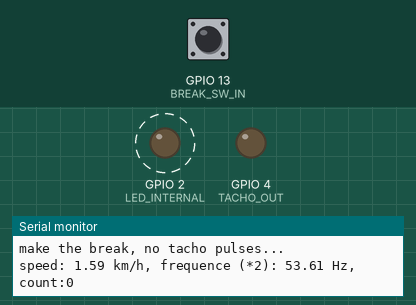
This program was run on a simulated ESP8266 (NodeMCU). Parts: output pins drawn as LEDs (lit = HIGH), the last lines printed to the serial monitor. Dashed ring = blinking. The test bench sets the inputs (shaded band); at power-on: GPIO 13 (BREAK_SW_IN) HIGH. Random numbers use the default seed unless the program sets one.

Above: at 0.8 s.
1.3 s: GPIO 13 (BREAK_SW_IN) pulled LOW for 0.15 s
4.4 s: GPIO 13 (BREAK_SW_IN) pulled LOW for 1 s
At 5.74 s:
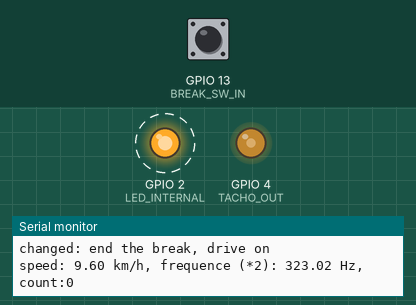
At 7.7 s:
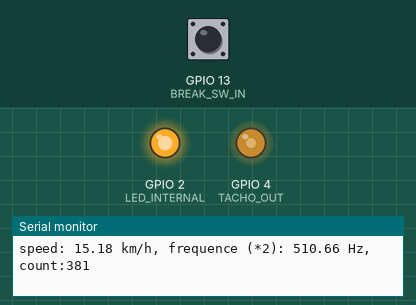
8.0 s: GPIO 13 (BREAK_SW_IN) pulled LOW for 0.15 s
At 14.5 s:
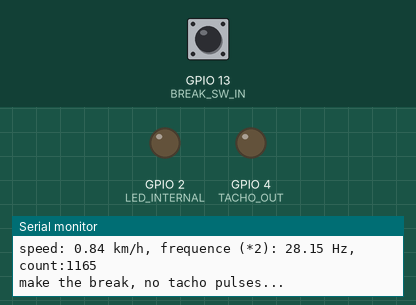
Timing chart, 0 to 20.1 s (numbered marks = the images above; inputs shaded):
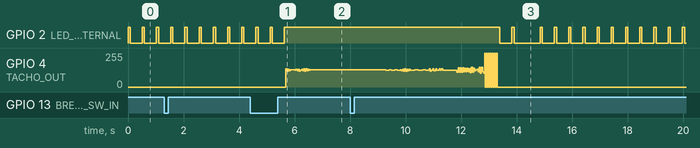

The program:

main.cpp
```cpp
#include "main.hpp"

void setup()
{
  breakAction = false;
  isBreak = false;
  Serial.begin( 115200 );
  Serial.println( "" );
  Serial.println( "controller is starting..." );

  // LED als Ausgang (die interne blaue)
  pinMode( LED_INTERNAL, OUTPUT );
  // den simulierten Tachoumpuls
  pinMode( TACHO_OUT, OUTPUT );
  // break Taste
  pinMode( BREAK_SW_IN, INPUT_PULLUP );
  // LED AUS
  digitalWrite( LED_INTERNAL, HIGH );

  timer1_attachInterrupt( timerIsr );
  attachInterrupt( digitalPinToInterrupt( BREAK_SW_IN ), functionBreakSwitchIsr, CHANGE );

  //
  // 80 MHZ geteilt durch 16 == 5 MHz
  // TIM_EDGE == interrupt muss nicht zurück gesetzt werden
  // TIM_LOOP == kontinuierliches auslösen
  //
  timer1_enable( TIM_DIV16, TIM_EDGE, TIM_LOOP );
  //
  // Voraussetzung:
  //   Radumfang: 1.8 Meter
  //   Geschwindigkeit 50 km/h => 13.88 m/s
  //   => 7,11 Umdrehungen per Sekunde bei 109 Impulsen per Umdrehung
  //   => 775 Impulse per Sekunde bei 50 km/h
  //   => 250 km/h als Max => 3875 Pulse per Sekunde bei 250 km/h
  //   Simulation mit ein/aus erfordert doppelte Frequenz
  //   ====================================
  //   timerinterval = 200 ns
  //   775 impulse * 2 == 1550 Hz
  //   gesuchtes Interval 1/Freq == 645 ys
  //   ==> Faktor 3225
  timer1_write( 1250000 /*pulsesForKmh( 50.0 )*/ );
}

uint32_t pulsesForKmh( double speed )
{
  //
  // Wie viele Impulse per Meter gibt es
  //
  float ppm = pulsePerRound / weelScope;
  // Speed in meter per sekunde
  float speedMeterPerSec = speed / 3.6;
  // frequenz bei der gegebenen Geschwindigkeit
  float frequence = ppm * speedMeterPerSec * 2.0;
  Serial.print( "speed: " );
  Serial.print( speed );
  Serial.print( " km/h, frequence (*2): " );
  Serial.print( frequence );
  Serial.print( " Hz, count:" );
  Serial.println( g_counter );
  // faktor = 1/5MHz / 1/Freq ==> 5 mhz / freq
  float factor = timerFreq / frequence;
  uint32_t result = static_cast< uint32_t >( floor( factor ) );
  return result;
}

void loop()
{
  static float speed = 0.0;
  static float current_max = static_cast< float >( random( MIN_SPEED + 10, MAX_SPEED ) );
  static float current_min = static_cast< float >( MIN_SPEED );
  static bool isUpwarts = true;
  static bool makeABreak = false;

  if ( ( 0x01ffUL & millis() ) == 0 )
  {
    //
    // zufällig die Geschwindigkeit in meinen Grenzen ändern
    //
    if ( breakAction )
    {
      //
      // es gab ein Ereignis
      //
      makeABreak = !makeABreak;
      breakAction = false;
      if ( makeABreak )
      {
        Serial.println( "changed: make a break!" );
        // werde langsamer
        isUpwarts = false;
      }
      else
      {
        Serial.print( "changed: end the break, drive on\n" );
        // Pause beendet
        isBreak = false;
        speed = MIN_SPEED;
        timer1_enable( TIM_DIV16, TIM_EDGE, TIM_LOOP );
      }
    }

    float deltaSpeed = static_cast< float >( random( 1, 8 ) ) / 2.51;
    if ( isUpwarts )
    {
      // schneller?
      if ( speed > current_max )
      {
        // zu schnell
        isUpwarts = false;
        current_min = static_cast< float >( random( MIN_SPEED, MAX_SPEED ) );
      }
      else
      {
        speed += deltaSpeed;
      }
    }
    else
    {
      // langsamer?
      if ( speed < current_min )
      {
        // zu langsam
        if ( makeABreak )
        {
          if ( speed < 0.6 )
          {
            speed = 0.0;
          }
          else
          {
            speed -= deltaSpeed;
          }
        }
        else
        {
          isUpwarts = true;
          current_max = static_cast< float >( random( MIN_SPEED, MAX_SPEED ) );
        }
      }
      else
      {
        // weniger werden
        speed -= deltaSpeed;
      }
    }

    //
    // Timer programmieren
    //
    if ( speed > 0.4 )
    {
      uint32_t pulses = pulsesForKmh( speed );
      timer1_write( pulses );
    }
    else
    {
      //
      // wen zu langsam , keine Impulse
      //
      if ( !isBreak )
      {
        isBreak = true;
        digitalWrite( LED_INTERNAL, LOW );  // led an
        Serial.println( "make the break, no tacho pulses..." );
        timer1_disable();
        digitalWrite( TACHO_OUT, LOW );
      }
    }
    //
    // Simulator läuft signalisieren
    //
    if ( isBreak )
    {
      digitalWrite( LED_INTERNAL, HIGH );  // led aus
      delay( 80 );
      digitalWrite( LED_INTERNAL, LOW );  // led aus
    }
    else
    {
      if ( digitalRead( LED_INTERNAL ) == LOW )
      {
        digitalWrite( LED_INTERNAL, HIGH );
      }
    }
    delay( 2 );
  }
}

/**
 * Time Interrupt Service routine
 */
ICACHE_RAM_ATTR void timerIsr()
{
  volatile static int tacho_state = LOW;
  if ( isBreak )
    return;
  if ( tacho_state == LOW )
  {
    digitalWrite( TACHO_OUT, HIGH );
    tacho_state = HIGH;
    ++g_counter;
  }
  else
  {
    digitalWrite( TACHO_OUT, LOW );
    tacho_state = LOW;
  }
}

ICACHE_RAM_ATTR void functionBreakSwitchIsr()
{
  volatile static uint32_t downTime = 0L;
  volatile static bool functionSwitchDown = false;

  if ( digitalRead( BREAK_SW_IN ) == LOW )
  {
    //
    // LOW festhalten
    //
    functionSwitchDown = true;
    downTime = millis();
  }
  else
  {
    //
    // wechsel low->high?
    //
    if ( functionSwitchDown )
    {
      if ( millis() - downTime > 100 )
      {
        // ACTION
        breakAction = true;
      }
      else
      {
        // prellt noch
        downTime = 0L;
      }
      functionSwitchDown = false;
    }
  }
}
```

main.hpp
```cpp
#pragma once
#include <Arduino.h>
#include <Ticker.h>

//
// IO Ports definieren
//
constexpr int LED_INTERNAL = 02;
constexpr int TACHO_OUT = 04;
constexpr int BREAK_SW_IN = 13;
//
// Tacho definitionen
//
constexpr float timerFreq = 5000000.0;  // 200 ns
constexpr float pulsePerRound = 109.0;
constexpr float weelScope = 1.8;
constexpr float speedFactor = ( 60.0 * 60.0 );

//
// simulation
//
constexpr long MAX_SPEED = 200;
constexpr long MIN_SPEED = 10;
//
// Prototypen
//
void setup();
void loop();
uint32_t pulsesForKmh( double speed );
ICACHE_RAM_ATTR void timerIsr();
ICACHE_RAM_ATTR void functionBreakSwitchIsr();
volatile uint32_t g_counter;
volatile bool breakAction;
volatile bool isBreak;
```

Measured:
- after the input at 8.0 s, GPIO 2 (LED_INTERNAL): goes LOW 0.43 s, HIGH 0.08 s, LOW 0.94 s, 10 × (HIGH 0.08 s, LOW 0.43 s), HIGH 0.08 s, then LOW, starting after 5.4 s
- by itself, GPIO 2 (LED_INTERNAL): alternates HIGH for 0.08 s and LOW for 0.43 s, 5 changes in all, then stays HIGH
